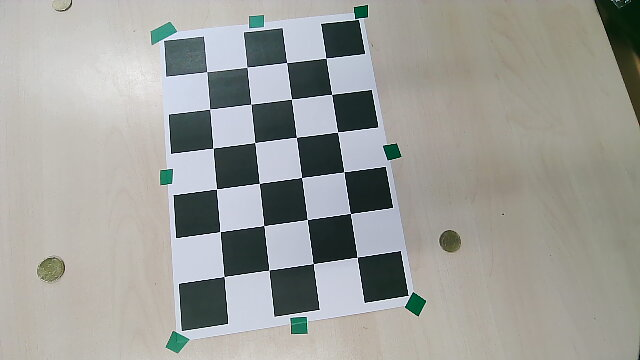
#> input picture assets/calibration_board/right_images/2024-06-10-143935.jpg, 640 x 360 px; its folder holds 4 pictures in this run; the run also reads 1 picture not shown here
$ python cam_intrinsic_cali.py
#> lines starting #> are read from the running program, lines starting #| are printed output that depends on the picture; after the words box and inside, x2 and y2 are one past the last pixel; in counts of white or black regions, pixels touching at a corner belong together
'''
Author: xxx
Date: 2024-06-10 13:48:31
LastEditors: Dianye dianye.huang@tum.de
LastEditTime: 2024-06-14 20:43:54
FilePath: /freehand_camera/cam_inercali.py
Description:

    Intrisic paramerters calibration:
    refer to: https://blog.csdn.net/sinat_16643223/article/details/110442795

    Calibration results:
    - Left camera
    mtx:
    [[358.06222443,   0.,         309.14361973],
    [  0.,         357.74953614,  186.11295799],
    [  0.,           0.,           1.        ]]
    dist:
    [[-7.97898732e-02,  2.49530609e-01,  1.02409919e-03, -5.47208067e-05, -2.44939489e-01]]

    - Right camera
    mtx:
    [[358.63432955   0.         331.22704577]
    [  0.         358.63717784 186.44587027]
    [  0.           0.           1.        ]]
    dist:
    [[-0.08539184  0.28856155  0.00045643  0.0005938  -0.30752491]]

'''
import cv2
import numpy as np
import glob

# need to collect some images
images = glob.glob("right_images/*.jpg")


# Detect the corner point
objp = np.zeros((4 * 6, 3), np.float32)
objp[:, :2] = np.mgrid[0:6, 0:4].T.reshape(-1, 2)  # build a world coordinate
criteria = (cv2.TERM_CRITERIA_MAX_ITER | cv2.TERM_CRITERIA_EPS, 30, 0.001)


obj_points = []
img_points = []

i=0
for fname in images:
    img = cv2.imread(fname)
#> img is the input picture: shape (360, 640, 3); mean B, G, R 154.1, 158.7, 157.8
    img = cv2.resize(img, (640, 360)) # because in the real case, we set the image resolution to be 640 x 360
    gray = cv2.cvtColor(img, cv2.COLOR_BGR2GRAY)

    size = gray.shape[::-1]
#> size = (640, 360)
    ret, corners = cv2.findChessboardCorners(gray, (6, 4), None)
#> ret = True; corners = 24 rows, first 8: [325.9, 58.21], [331.5, 94.48], [337.5, 132], [343.6, 171.6], [350.6, 213.6], [357.3, 257.4], [286.6, 62.52], [291.6, 99.08]

    if ret:

        obj_points.append(objp)
        corners2 = cv2.cornerSubPix(gray, corners, (5, 5), (-1, -1), criteria)
#> corners2 = 24 rows, first 8: [325.8, 58.03], [331.8, 94.46], [337.5, 131.9], [344, 171.6], [350.3, 213.5], [356.9, 257.3], [286.7, 62.47], [291.5, 98.86]

        if [corners2]:
            img_points.append(corners2)
        else:
            img_points.append(corners)

        cv2.drawChessboardCorners(img, (6, 4), corners, ret)
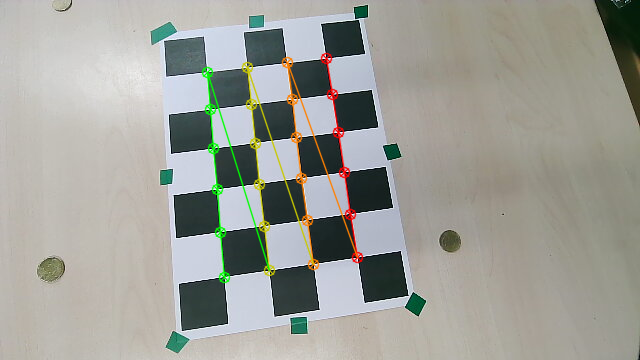
#> img: shape (360, 640, 3); 2.7% of pixels changed, all inside (x1, y1, x2, y2) = (201, 52, 364, 284)
        i+=1;
        cv2.imwrite('conimg'+str(i)+'.jpg', img)
        cv2.waitKey(1500)
#> pass 2 of the loop `for fname in images:`:
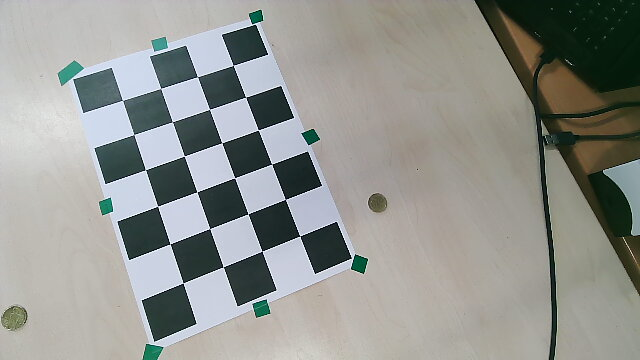
#> input picture assets/calibration_board/right_images/2024-06-10-143947.jpg, 640 x 360 px
#> img is the input picture: shape (360, 640, 3); mean B, G, R 143.9, 148.5, 146.6
#> `gray = cv2.cvtColor(img, cv2.COLOR_BGR2GRAY)`:
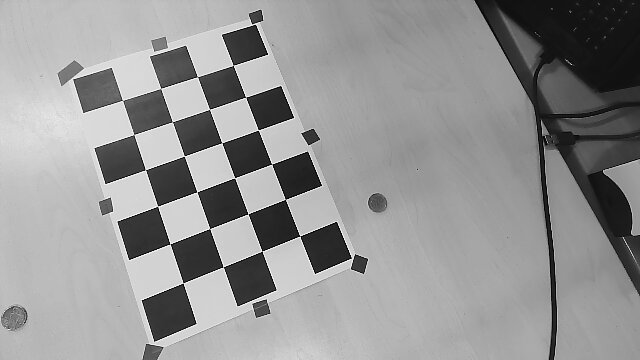
#> gray: shape (360, 640); min 1, max 254, mean 147.4
#> corners = 24 rows, first 8: [233.1, 65.31], [245.7, 97.28], [258.1, 129.9], [271.8, 164.1], [285.3, 199.3], [300.3, 236.2], [197.4, 76.61], [209.6, 109.2]
#> corners2 = 24 rows, first 8: [233.3, 65.37], [245.6, 97.23], [258.2, 130], [271.6, 164], [285.3, 199.4], [299.8, 236.1], [197.4, 76.63], [209.6, 109.3]
#> `cv2.drawChessboardCorners(img, (6, 4), corners, ret)`:
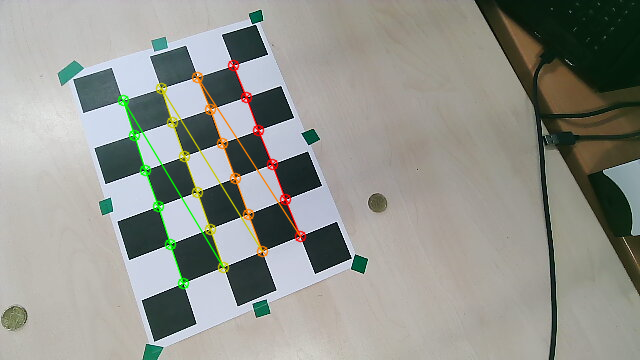
#> img: shape (360, 640, 3); 2.45% of pixels changed, all inside (x1, y1, x2, y2) = (117, 59, 307, 290)
#> pass 3 of the loop `for fname in images:`:
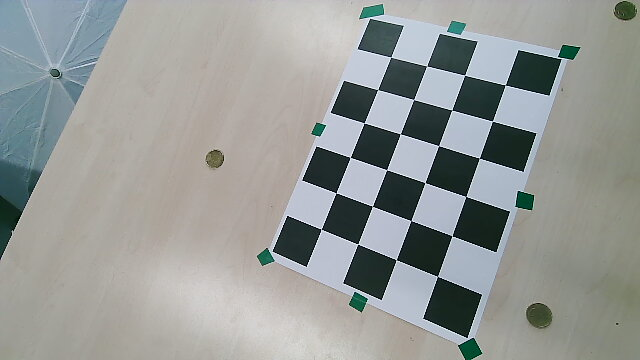
#> input picture assets/calibration_board/right_images/2024-06-10-143958.jpg, 640 x 360 px
#> img is the input picture: shape (360, 640, 3); mean B, G, R 150.3, 152.8, 149.2
#> `gray = cv2.cvtColor(img, cv2.COLOR_BGR2GRAY)`:
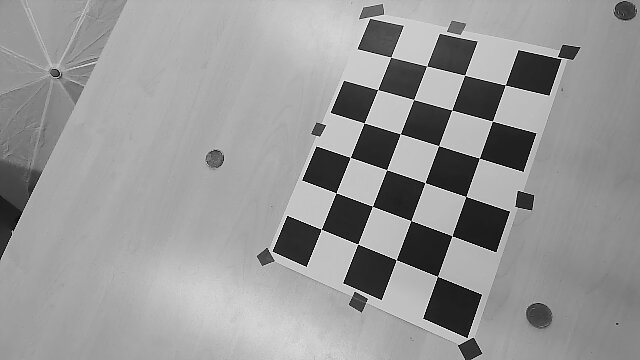
#> gray: shape (360, 640); min 0, max 253, mean 151.4
#> corners = 24 rows, first 8: [320.9, 228.9], [336.2, 193.3], [350, 157.4], [363.8, 123.2], [377.8, 89.4], [390.9, 57], [357.9, 243.8], [372.4, 206.2]
#> corners2 = 24 rows, first 8: [321.3, 229.3], [336, 192.9], [350.2, 157.4], [364.2, 123], [377.6, 89.55], [390.7, 57.14], [357.7, 244.1], [372.4, 206.3]
#> `cv2.drawChessboardCorners(img, (6, 4), corners, ret)`:
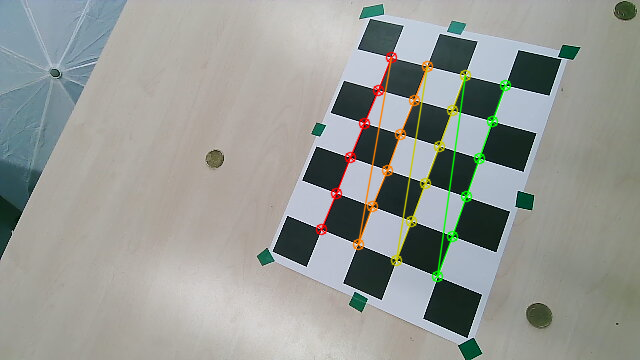
#> img: shape (360, 640, 3); 2.58% of pixels changed, all inside (x1, y1, x2, y2) = (315, 51, 512, 283)
#> the loop made 4 passes; the first 3 are shown

print(len(img_points))
cv2.destroyAllWindows()

# start calibration
ret, mtx, dist, rvecs, tvecs = cv2.calibrateCamera(obj_points, img_points, size, None, None)

print("ret:", ret)
print("mtx:\n", mtx)      # intrinsic matrix
print("dist:\n", dist)    # distortion cofficients = (k_1,k_2,p_1,p_2,k_3)
print("rvecs:\n", rvecs)  # extrinsic rotation
print("tvecs:\n", tvecs ) # extrinsic translation

print("-----------------------------------------------------")
img = cv2.imread(images[2])
img = cv2.resize(img, (640, 360)) # xxx resize
h, w = img.shape[:2]
#> h = 360; w = 640
newcameramtx, roi = cv2.getOptimalNewCameraMatrix(mtx,dist,(w,h),1,(w,h))

print("------------------apply undistort function-------------------")
dst = cv2.undistort(img,mtx,dist,None,newcameramtx)
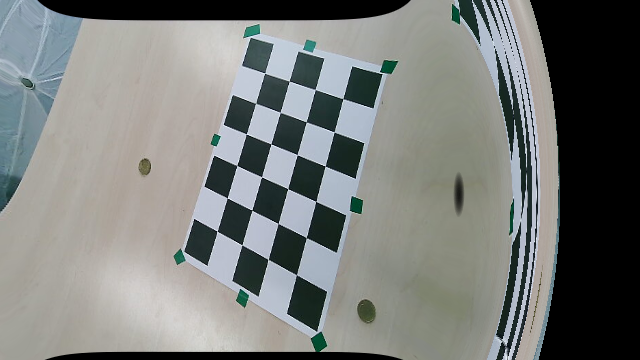
#> dst: shape (360, 640, 3); mean B, G, R 121.5, 124, 121.2
x,y,w,h = roi
dst1 = dst[y:y+h,x:x+w]
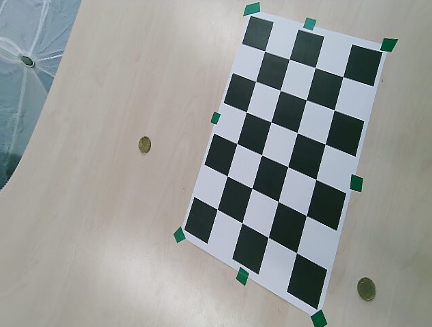
#> dst1: shape (327, 432, 3); mean B, G, R 151.2, 153.6, 150.3
cv2.imwrite('calibresult3.jpg', dst1)
